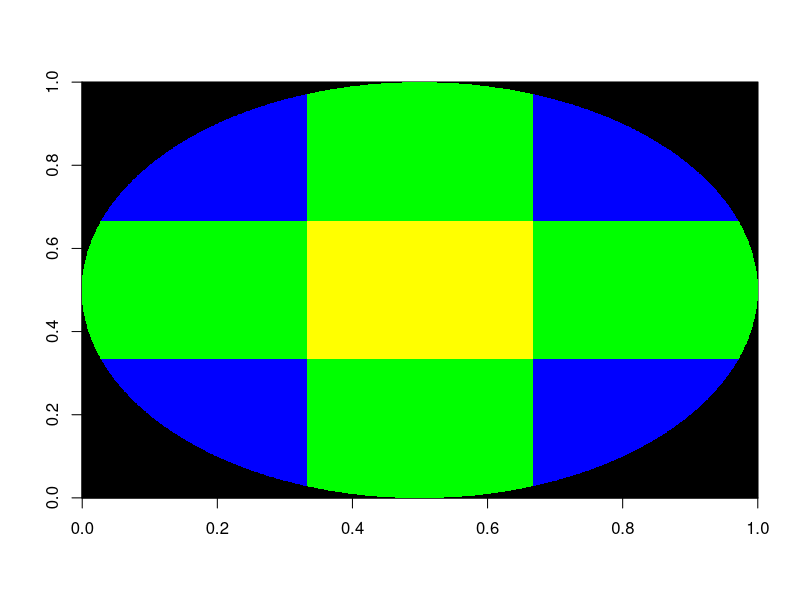

This chart was generated by the following R code:
geoRadius <- 15000/20
cityGrid <- matrix(rep(-1,(2*geoRadius)^2), 2*geoRadius, 2*geoRadius)
for(i in -geoRadius:geoRadius){
  for(j in -geoRadius:geoRadius){
    dist <- sqrt(i^2+j^2)
    if(dist<=geoRadius){
      cityGrid[i+geoRadius,j+geoRadius] <- 0
    }
  }
}

#Top left residential
for(x in 1:500){
  for(y in 1001:1500){
    if(cityGrid[x,y] != -1){
      cityGrid[x,y]<-1
    }
  }
}

#Top right residential
for(x in 1001:1500){
  for(y in 1001:1500){
    if(cityGrid[x,y] != -1){
      cityGrid[x,y]<-1
    }
  }
}

#Bottom left residential
for(x in 1:500){
  for(y in 1:500){
    if(cityGrid[x,y] != -1){
      cityGrid[x,y]<-1
    }
  }
}

#Bottom right residential
for(x in 1001:1500){
  for(y in 1:500){
    if(cityGrid[x,y] != -1){
      cityGrid[x,y]<-1
    }
  }
}

#Center industrial
for(x in 501:1000){
  for(y in 501:1000){
    if(cityGrid[x,y] != -1){
      cityGrid[x,y]<-2
    }
  }
}

image(cityGrid, col = c("black","green","blue", "yellow"))

